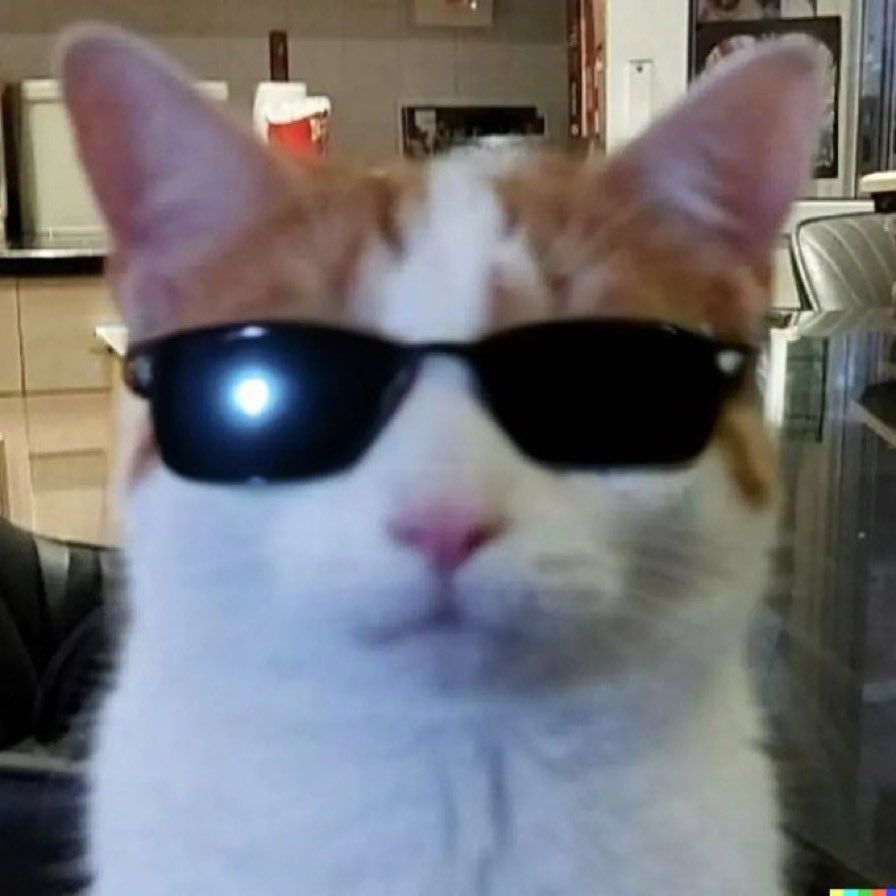
#> input picture data/cat.jpg, 896 x 896 px
$ python image_processing.py --input data/cat.jpg
#> lines starting #> are read from the running program, lines starting #| are printed output that depends on the picture; after the words box and inside, x2 and y2 are one past the last pixel; in counts of white or black regions, pixels touching at a corner belong together
#!/usr/bin/python3

import os.path
import sys

import cv2
import numpy as np
import argparse

KERNEL = np.ones((5, 5), np.uint8)


# 1.  grayscale
def gray(image) -> np.ndarray[any, any]:
    return cv2.cvtColor(image, cv2.COLOR_BGR2GRAY)


# 2. blur
def blurred(image) -> np.ndarray[any, any]:
    return cv2.GaussianBlur(image, (7, 7), 0)


# 3. bilateral_filtered
def bilateral_filtered(image) -> np.ndarray[any, any]:
    return cv2.bilateralFilter(image, 9, 75, 75)


# 4. edges
def edges(image) -> np.ndarray[any, any]:
    return cv2.Canny(image, 100, 200)


# 5. binary
def binary(image) -> np.ndarray[any, any]:
    _gray = gray(image)
    _, _binary = cv2.threshold(_gray, 127, 255, cv2.THRESH_BINARY)
    return _binary


# 6. dilate
def dilated(image) -> np.ndarray[any, any]:
    _binary = binary(image)
    return cv2.dilate(_binary, KERNEL, iterations=2)


# 7. erode
def eroded(image) -> np.ndarray[any, any]:
    _binary = binary(image)
    return cv2.erode(_binary, KERNEL, iterations=2)


# 8. median blur
def median_blurred(image) -> np.ndarray[any, any]:
    return cv2.medianBlur(image, 5)


# 9. horizontal flip
def flipped_horizontally(image) -> np.ndarray[any, any]:
    return cv2.flip(image, 1)


# 10. flip vertically
def flipped_vertically(image) -> np.ndarray[any, any]:
    return cv2.flip(image, 0)


# 11. increase contrast (clahe)
def clahe_applied(image) -> np.ndarray[any, any]:
    clahe = cv2.createCLAHE(clipLimit=2.0, tileGridSize=(8, 8))
    _gray = gray(image)
    return clahe.apply(_gray)


# 12. rotate
def rotated(image) -> np.ndarray[any, any]:
    rows, cols = image.shape[:2]
    center = (cols // 2, rows // 2)
    matrix = cv2.getRotationMatrix2D(center, 45, 1.0)
    return cv2.warpAffine(image, matrix, (cols, rows))


# 13. resize
def resized_half(image) -> np.ndarray[any, any]:
    rows, cols = image.shape[:2]
    return cv2.resize(image, (cols // 2, rows // 2))


# 14. increase saturation
def more_saturated(image) -> np.ndarray[any, any]:
    hsv = cv2.cvtColor(image, cv2.COLOR_BGR2HSV)
    hsv[..., 1] = cv2.multiply(hsv[..., 1], 2)
    return cv2.cvtColor(hsv, cv2.COLOR_HSV2BGR)


# 15. decrease brightness
def darker(image) -> np.ndarray[any, any]:
    return cv2.addWeighted(image, 0.5, np.zeros(image.shape, image.dtype), 0, 0)


# 16. overlay text
def text_overlay(image) -> np.ndarray[any, any]:
    _text_overlay = image.copy()
    cv2.putText(_text_overlay, "Wowowowowow!", (50, 50), cv2.FONT_HERSHEY_SIMPLEX, 1, (255, 255, 255), 2)
    return _text_overlay


# 17. convert to rgb
def rgb(image) -> np.ndarray[any, any]:
    return cv2.cvtColor(image, cv2.COLOR_BGR2RGB)


# 18. invert image color
def inverted(image) -> np.ndarray[any, any]:
    return cv2.bitwise_not(image)


# 19. modify column color
def modified_column(image) -> np.ndarray[any, any]:
    _modified_column = image.copy()
    _modified_column[:, 100] = [0, 255, 0]  # Change column at index 100 to green
    return _modified_column


# 20. add circle overlay
def add_circle(image) -> np.ndarray[any, any]:
    # Specify the circle parameters
    center_coordinates = (image.shape[1] // 2, image.shape[0] // 2)
    radius = 50
    color = (0, 255, 0)  # BGR
    thickness = -1

    return cv2.circle(image, center_coordinates, radius, color, thickness)


def transform_image(input_path):
    # Load the input image
#> called with input_path = 'data/cat.jpg'
    image = cv2.imread(input_path)
#> image is the input picture: shape (896, 896, 3); mean B, G, R 116.8, 113, 114.3

    available_transformations = {
        "gray": gray,
        "blurred": blurred,
        "bilateral_filtered": bilateral_filtered,
        "edges": edges,
        "binary": binary,
        "dilated": dilated,
        "eroded": eroded,
        "median_blurred": median_blurred,
        "flipped_horizontally": flipped_horizontally,
        "flipped_vertically": flipped_vertically,
        "clahe_applied": clahe_applied,
        "rotated": rotated,
        "resized_half": resized_half,
        "more_saturated": more_saturated,
        "darker": darker,
        "text_overlay": text_overlay,
        "rgb": rgb,
        "inverted": inverted,
        "modified_column": modified_column,
        "add_circle": add_circle
    }

    truncated_path = os.path.dirname(input_path)
    truncated_path = os.path.join(truncated_path, "output")

    if not os.path.exists(truncated_path):
        os.makedirs(truncated_path)

    print(f'Saving output in {truncated_path}/')
    for key in available_transformations:
        func = available_transformations.get(key)
        mod_output_path = os.path.join(truncated_path, f'image_{key}.jpg')
        output_image = func(image)
        cv2.imwrite(mod_output_path, output_image)
        print(f"Modification {key} saved as {mod_output_path}")
#> this loop made 20 passes
#> pass 1, in transform_image, `output_image = func(image)`:
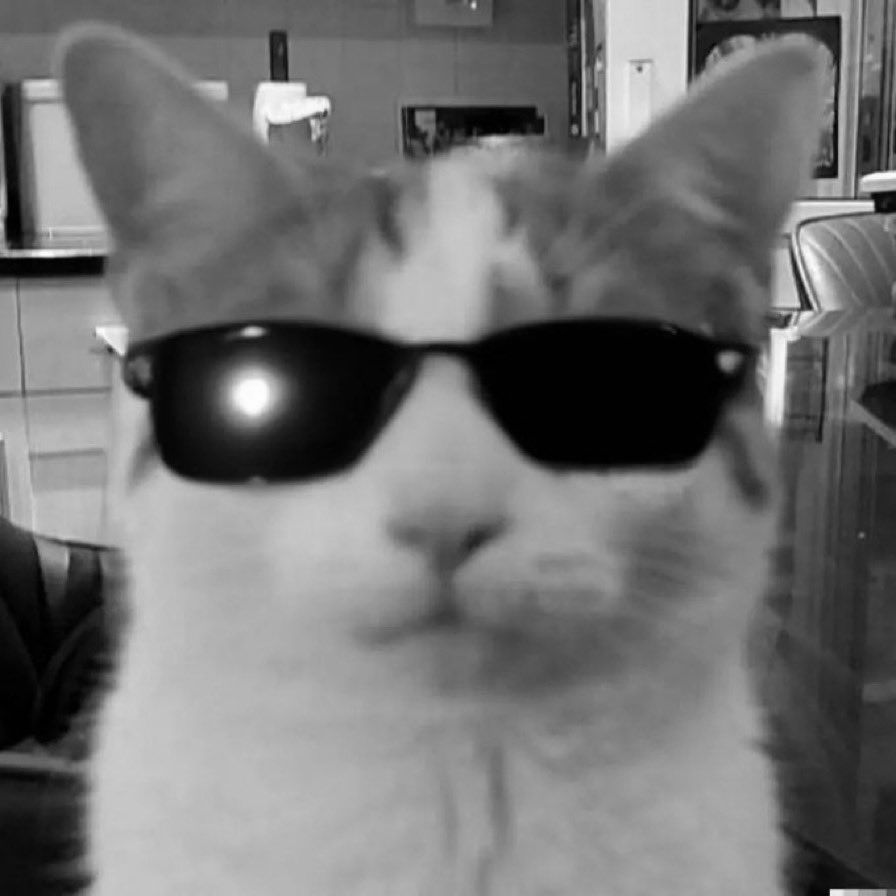
#> output_image: shape (896, 896); min 0, max 255, mean 113.8
#> after the loop:
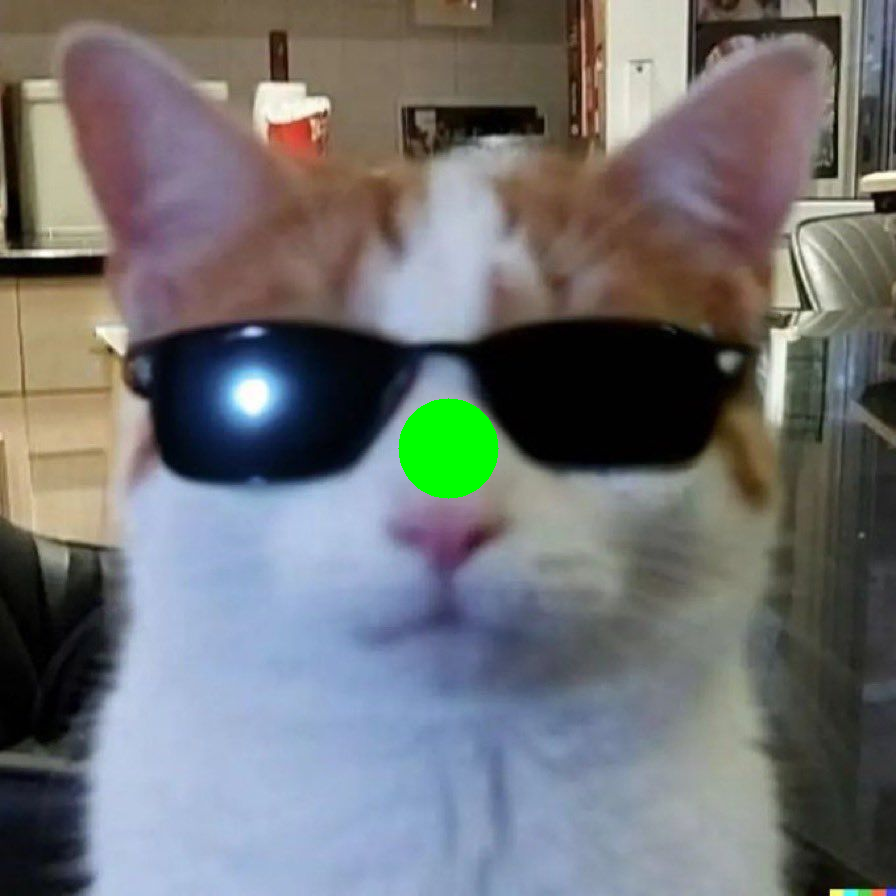
#> image: shape (896, 896, 3); 0.98% of pixels changed, all inside (x1, y1, x2, y2) = (398, 398, 499, 499)


def usage():
    print(f'Usage: {sys.argv[0]} --input <path>')


if __name__ == "__main__":
    parser = argparse.ArgumentParser("image_processing")
    parser.add_argument(
        "--input", help="Path to input image", type=str
    )
    args = parser.parse_args()

    try:
        if not os.path.exists(args.input):
            usage()
            raise Exception(f'Could not find input path: {args.input}')
    except TypeError:
        usage()
        raise

    transform_image(args.input)
